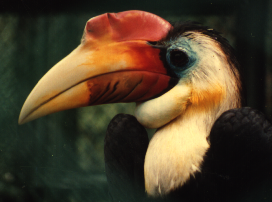
%> input picture images/Bird24d.bmp, 272 x 202 px
$ octave --eval "result = vc5_2(imread('../images/Bird24d.bmp'));"   (GNU Octave 9; MATLAB toolbox functions it lacks are replaced by stand-ins)
%> lines starting %> are read from the running program, lines starting %| are printed output that depends on the picture; in (x1, y1, x2, y2) boxes, pixels count from 0 and x2, y2 are one past the last pixel; in counts of white or black regions, pixels touching at a corner belong together; the program's own positions count from 1
function [ Out ] = vc5_2( I )
    [w, h, ~] = size(I);
%> w = 202; h = 272

    HSV = rgb2hsv(I);
%> HSV: size 202x272x3 double; mean H, S, V 0.26, 0.372, 0.322
    H = HSV(:,:,1);
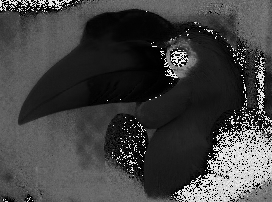
%> H: size 202x272 double; min 0, max 0.997, mean 0.26
    S = HSV(:,:,2);
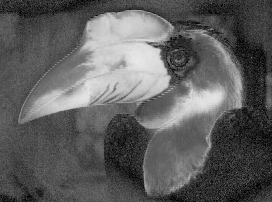
%> S: size 202x272 double; min 0, max 0.91, mean 0.372
    V = HSV(:,:,3);
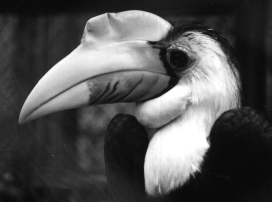
%> V: size 202x272 double; min 0.0314, max 1, mean 0.322

    O = [H(:), S(:), V(:)];
    C = kmeans(O, 4);

    IKM = reshape(C, w, h);
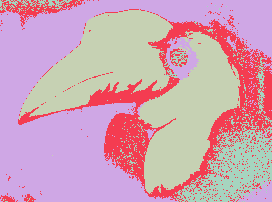
%> IKM: size 202x272 double; 4 distinct labels, from 1 to 4; one colour per label, 0 black
    IKM = uint8(IKM) * (255 / 4);
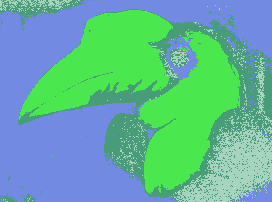
%> IKM: size 202x272 uint8; 4 distinct labels, from 64 to 255; one colour per label, 0 black

    thresh = graythresh(IKM);
%> thresh = 0.624
    BW = imbinarize(IKM, thresh);
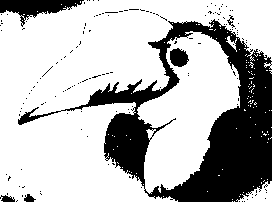
%> BW: size 202x272 logical; 72.3% white; 148 black regions (142 under 20 px), largest, box (x1, y1, x2, y2) and area: (18, 19, 272, 202) 13472, (0, 0, 84, 27) 1010, (170, 48, 189, 67) 267, (0, 195, 15, 202) 70, (24, 194, 36, 202) 60, (227, 15, 235, 28) 35
    C = bwconncomp(BW);
%> C = 111 connected components

    Out = I;
%> Out is the input picture: size 202x272x3 uint8; mean R, G, B 78, 63.1, 42.2
    npixels = cellfun(@numel, C.PixelIdxList);
%> npixels = 111 values, max 39076 at index 1, min 1 at index 2, mean 357.9
    [~, maxInd] = max(npixels);
%> maxInd = 1

    Out(C.PixelIdxList{maxInd}) = 0;
    Out(C.PixelIdxList{maxInd} + (w*h)) = 255;
    Out(C.PixelIdxList{maxInd} + (w*h*2)) = 0;
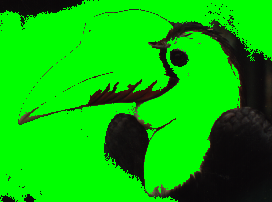
%> Out: size 202x272x3 uint8; mean R, G, B 6.8, 186.8, 4.8
end
